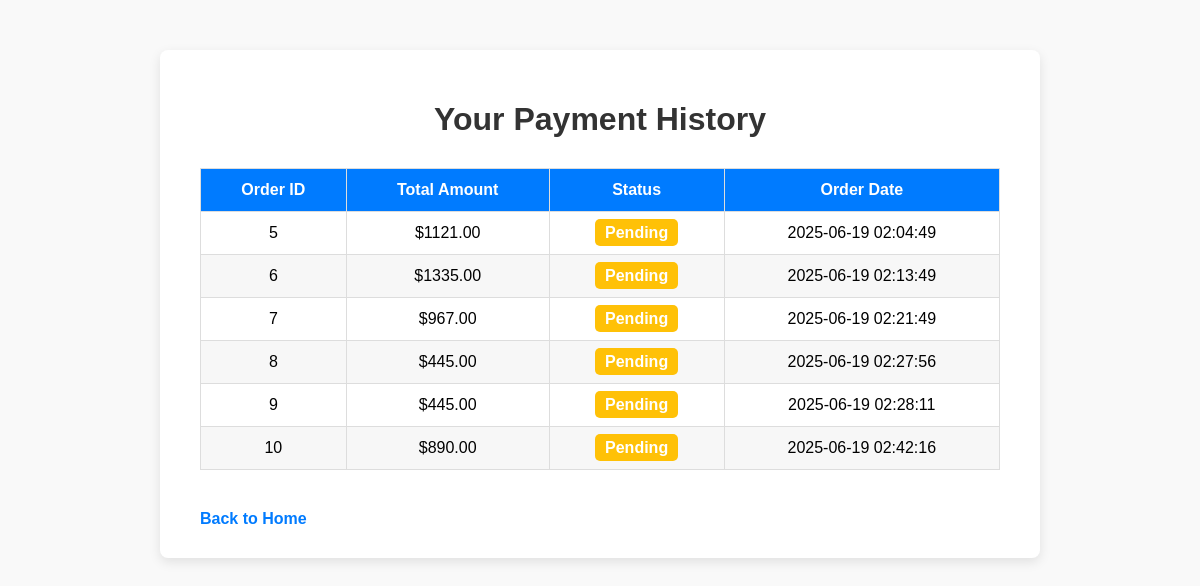
The app's page /order_history (signed in), older data.
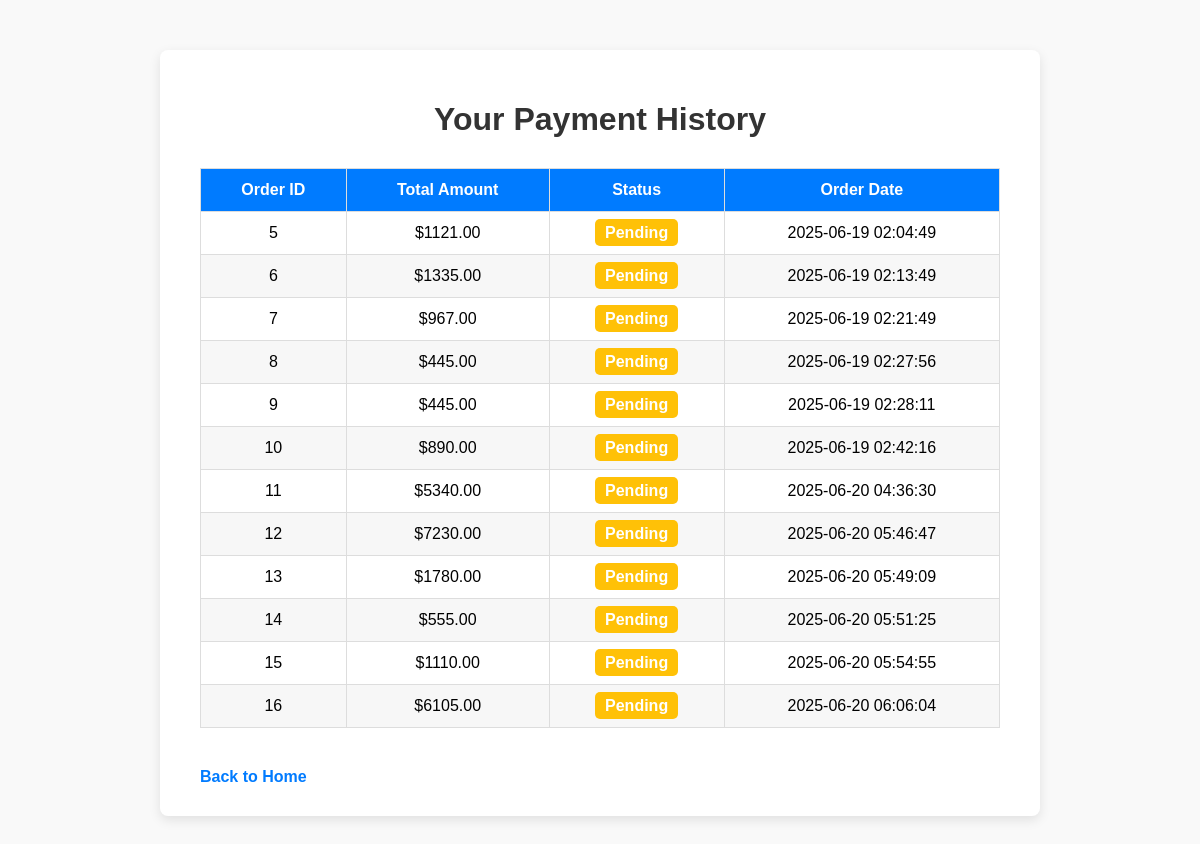
The same page, newer data.
### app.py (models this page shows)
class Order(db.Model):
    id = db.Column(db.Integer, primary_key=True)
    customer_id = db.Column(db.Integer, db.ForeignKey('customer.id'))
    total_amount = db.Column(db.Float)
    status = db.Column(db.String(50), default='Pending')
    created_at = db.Column(db.DateTime, default=datetime.utcnow)
    customer = db.relationship('Customer', backref='orders')

### app.py (the view)
@app.route('/order_history')
def order_history():
    customer = get_current_customer()
    if not customer:
        return redirect(url_for('custlogin'))
    orders = customer.orders
    return render_template('order.html', orders=orders)

### app.py (called while the page is built)
def get_current_customer():
    if 'customer_id' in session:
        return Customer.query.get(session['customer_id'])
    return None

### templates/order.html (shortened to what this page needs)
<!DOCTYPE html>
<html lang="en">
<head>
</head>
<body>
    <div class="container">
        <h1>Your Payment History</h1>
        {% if orders %}
        <table>
            <thead>
                <tr>
                    <th>Order ID</th>
                    <th>Total Amount</th>
                    <th>Status</th>
                    <th>Order Date</th>
                </tr>
            </thead>
            <tbody>
                {% for order in orders %}
                <tr>
                    <td data-label="Order ID">{{ order.id }}</td>
                    <td data-label="Total Amount">${{ "%.2f"|format(order.total_amount) }}</td>
                    <td data-label="Status"><span class="status {{ order.status }}">{{ order.status }}</span></td>
                    <td data-label="Order Date">{{ order.created_at.strftime('%Y-%m-%d %H:%M:%S') }}</td>
                </tr>
                {% endfor %}
            </tbody>
        </table>
        {% else %}
        <p class="no-orders">You have no payment history yet.</p>
        {% endif %}
        <a href="{{ url_for('main') }}" class="back-link">Back to Home</a>
    </div>
</body>
</html>

### templates/order.html (style rules this page uses)
body { font-family: Arial, sans-serif; background-color: #f9f9f9; margin: 0; padding: 0; }
.container { max-width: 800px; margin: 50px auto; background-color: white; padding: 30px 40px; border-radius: 8px; box-shadow: 0 4px 12px rgba(0,0,0,0.1); }
h1 { text-align: center; color: #333; margin-bottom: 30px; }
table { width: 100%; border-collapse: collapse; margin-bottom: 20px; }
th, td { padding: 12px 15px; border: 1px solid #ddd; text-align: center; }
th { background-color: #007bff; color: white; }
tbody tr:nth-child(even) { background-color: #f7f7f7; }
.status { font-weight: bold; padding: 5px 10px; border-radius: 5px; color: white; }
.status.Pending { background-color: #ffc107; }
a.back-link { display: inline-block; margin-top: 20px; color: #007bff; text-decoration: none; font-weight: bold; }

Row changes from the older to the newer data that the page shows:
added Order: id "11", total_amount "5340.00", status "Pending", created_at "2025-06-20 04:36:30"
added Order: id "12", total_amount "7230.00", status "Pending", created_at "2025-06-20 05:46:47"
added Order: id "13", total_amount "1780.00", status "Pending", created_at "2025-06-20 05:49:09"
added Order: id "14", total_amount "555.00", status "Pending", created_at "2025-06-20 05:51:25"
added Order: id "15", total_amount "1110.00", status "Pending", created_at "2025-06-20 05:54:55"
added Order: id "16", total_amount "6105.00", status "Pending", created_at "2025-06-20 06:06:04"
